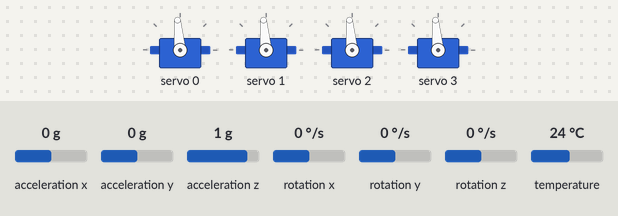
Bench run of a sketch on a simulated Arduino Uno, built with avr-gcc and run on an emulated ATmega328P. Parts: 4 × servo. The test bench sets the inputs (shaded band); at power-on: acceleration x 0 g, acceleration y 0 g, acceleration z 1 g, rotation x 0 °/s, rotation y 0 °/s, rotation z 0 °/s, temperature 24 °C.

Above: at 2.2 s.
2.3 s: acceleration x set to -1.4 g
At 2.8 s:
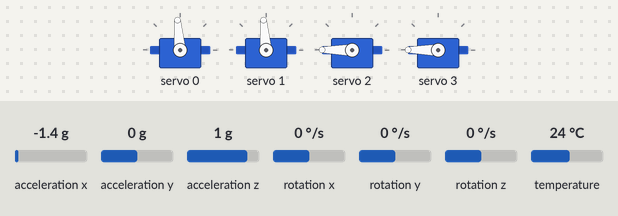
3.8 s: acceleration y set to -1.4 g
At 4.1 s:
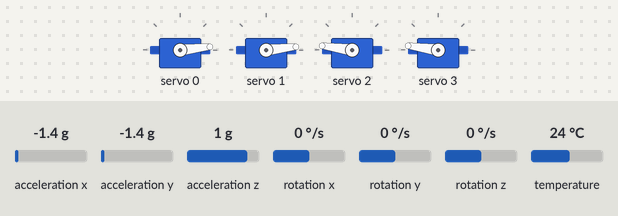
5.3 s: acceleration z set to 0 g
At 6.5 s:
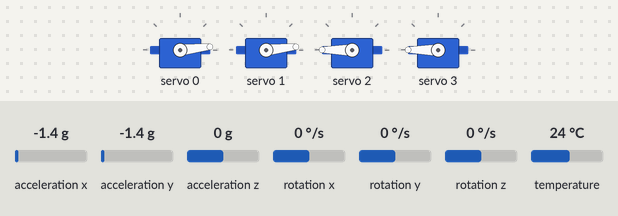
6.8 s: acceleration x set to -0.8 g
At 7.2 s:
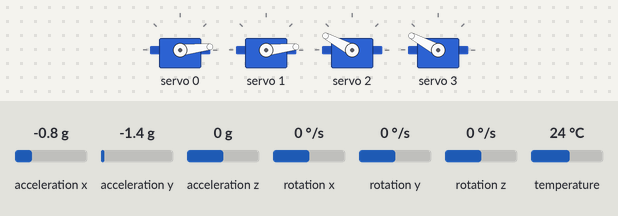
8.3 s: acceleration y set to 0.8 g
At 9.5 s:
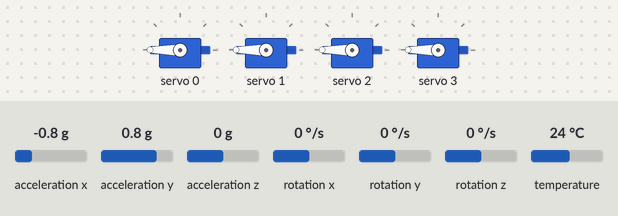
9.8 s: acceleration z set to -1.4 g
At 11.0 s:
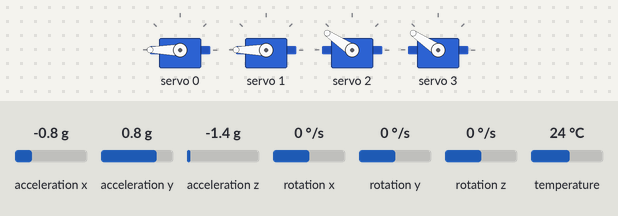
Timing chart, 0 to 12.3 s (numbered marks = the images above; inputs shaded):
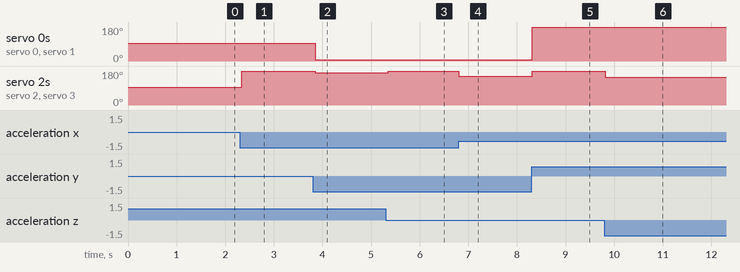

Measured:
- after the input at 2.3 s, servo 2, servo 3: 95° → 180° at once
- after the input at 3.8 s, servo 0, servo 1: 95° → 6° after 0.05 s; servo 2, servo 3: 180° → 172° after 0.05 s
- after the input at 5.3 s, servo 2, servo 3: 172° → 180° after 0.06 s
- after the input at 6.8 s, servo 2, servo 3: 180° → 152° at once
- after the input at 8.3 s, servo 0, servo 1: 6° → 180° at once; servo 2, servo 3: 152° → 180° at once
- after the input at 9.8 s, servo 2, servo 3: 180° → 146° at once

The sketch:

servowithmpu.ino
```cpp
#include <Adafruit_MPU6050.h>
#include <Adafruit_Sensor.h>
#include <Wire.h>
#include <Adafruit_PWMServoDriver.h>

// Create instances
Adafruit_MPU6050 mpu;
Adafruit_PWMServoDriver pca9685 = Adafruit_PWMServoDriver(0x40);

// Define servo parameters
#define SERVO_MIN 150 // Minimum pulse length out of 4096
#define SERVO_MAX 600 // Maximum pulse length out of 4096

void setup() {
  Serial.begin(115200);

  // Initialize MPU6050
  if (!mpu.begin()) {
    Serial.println("Failed to find MPU6050 chip");
    while (true) delay(10);
  }

  // Configure MPU6050
  mpu.setAccelerometerRange(MPU6050_RANGE_8_G);
  mpu.setGyroRange(MPU6050_RANGE_500_DEG);
  mpu.setFilterBandwidth(MPU6050_BAND_5_HZ);

  // Initialize PCA9685
  pca9685.begin();
  pca9685.setPWMFreq(60);  // Analog servos run at ~60 Hz updates

  delay(1000);
}

void loop() {
  sensors_event_t a, g, temp;
  mpu.getEvent(&a, &g, &temp);

  // Calculate servo positions based on sensor data
  int servoPositions[4];

  // Use roll angle from gyroscope for first two servos
  float roll = atan2(a.acceleration.y, a.acceleration.z) * RAD_TO_DEG;
  servoPositions[0] = map(constrain(roll, -45, 45), -45, 45, SERVO_MIN, SERVO_MAX);
  servoPositions[1] = map(constrain(roll, -45, 45), -45, 45, SERVO_MIN, SERVO_MAX);

  // Use pitch angle for second two servos
  float pitch = atan2(-a.acceleration.x, sqrt(a.acceleration.y*a.acceleration.y + a.acceleration.z*a.acceleration.z)) * RAD_TO_DEG;
  servoPositions[2] = map(constrain(pitch, -45, 45), -45, 45, SERVO_MIN, SERVO_MAX);
  servoPositions[3] = map(constrain(pitch, -45, 45), -45, 45, SERVO_MIN, SERVO_MAX);

  // Set servo positions
  for(int i = 0; i < 4; i++) {
    pca9685.setPWM(i, 0, servoPositions[i]);
  }

  delay(50);
}

// Helper function to convert angle to pulse width
uint16_t angleToPulse(int ang) {
  int pulse = map(ang, 0, 180, SERVO_MIN, SERVO_MAX);
  return constrain(pulse, SERVO_MIN, SERVO_MAX);
}
```
